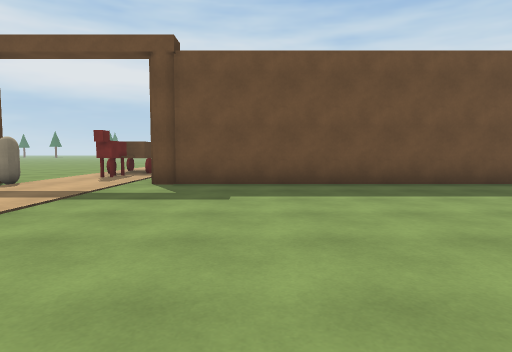
[1] (above)

20 first-person views from a walk through a scene from a Unity 3-D project. The camera is 1.2 m above the floor, tilts 4° down and sees 75° across. The floor is counted in squares, 2 m on a side. Each view is taken from the middle of a square. On the plan, view 1 faces up. The plan holds only what a view shows up to about 10 squares ahead; the rest is blank. The place goes on beyond the plan. The player is left out.

[2]
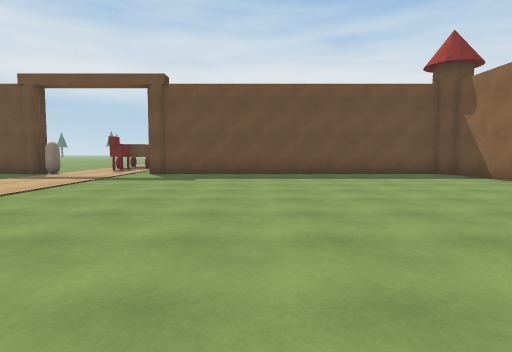

[3]
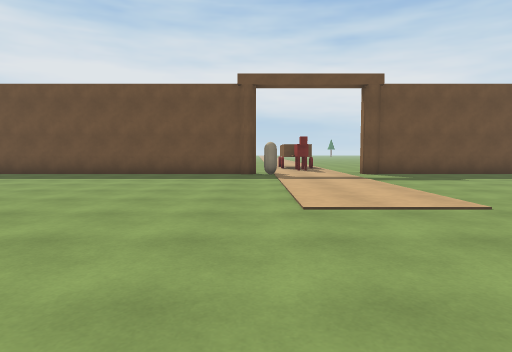

[4]
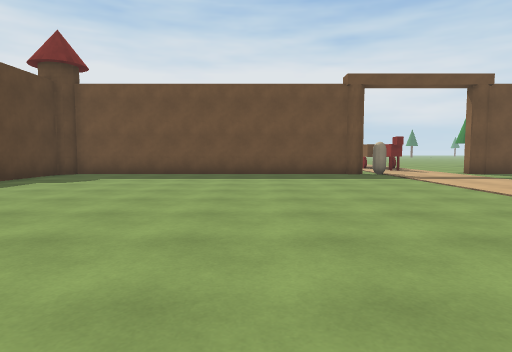

[5]
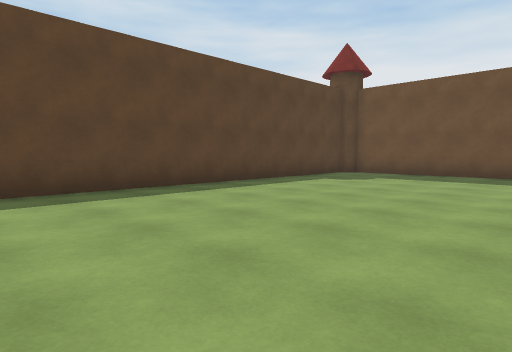

[6]
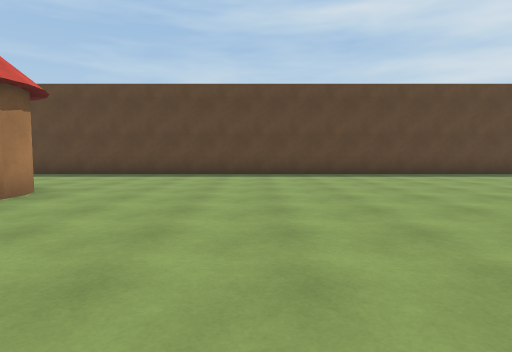

[7]
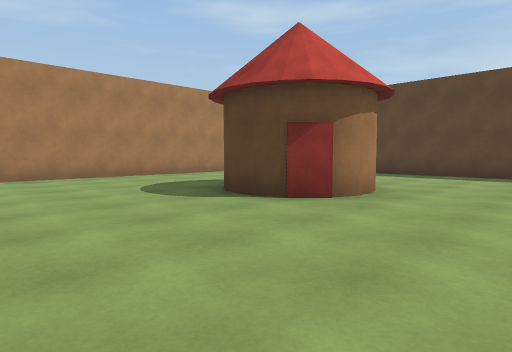

[8]
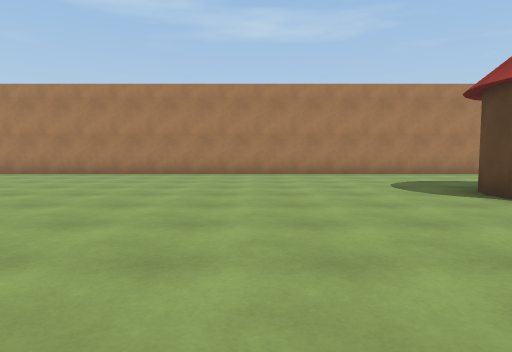

[9]
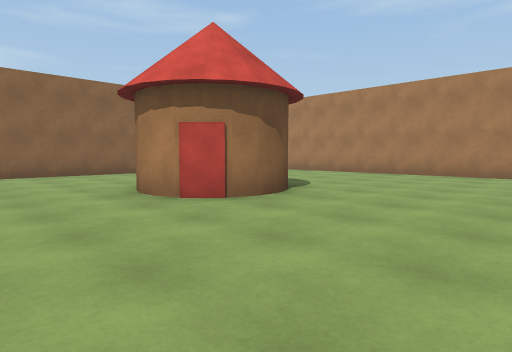

[10]
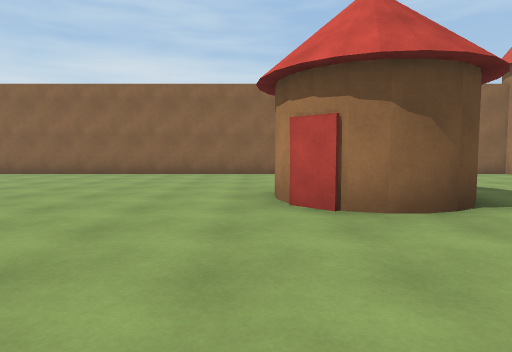

[11]
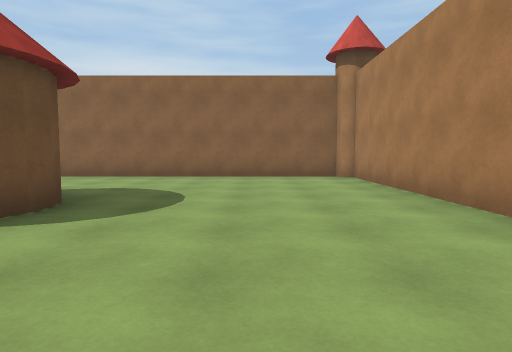

[12]
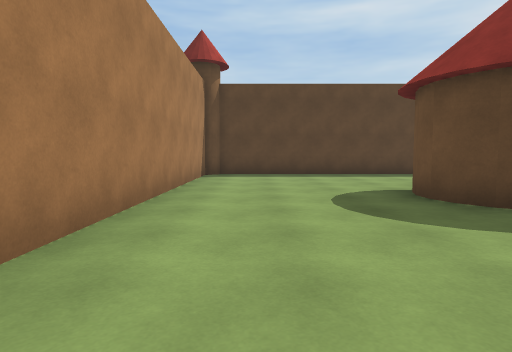

[13]
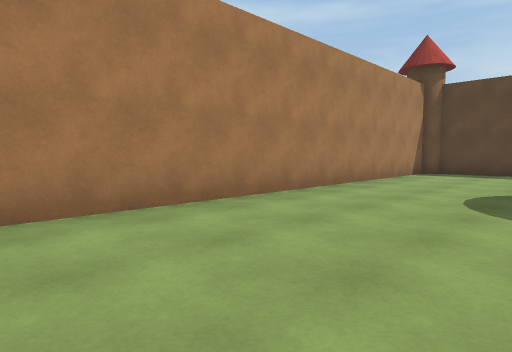

[14]
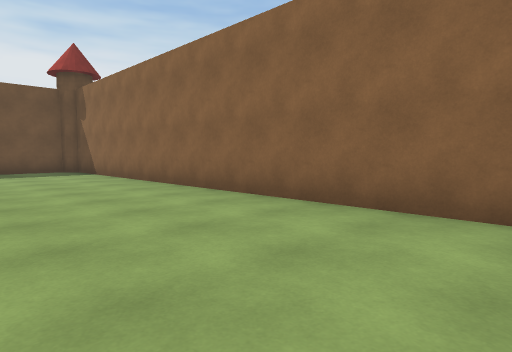

[15]
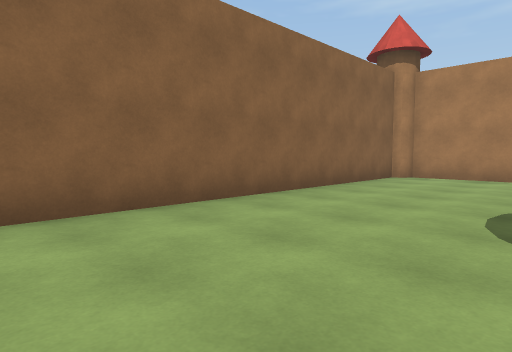

[16]
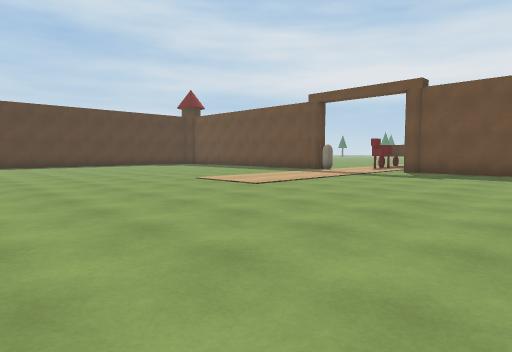

[17]
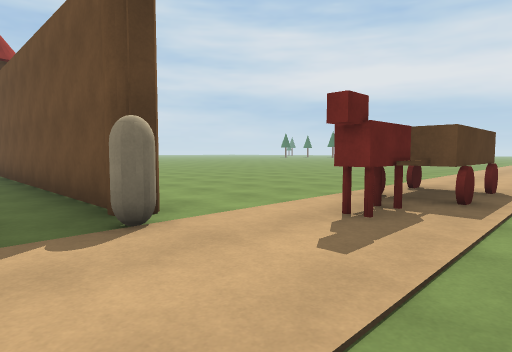

[18]
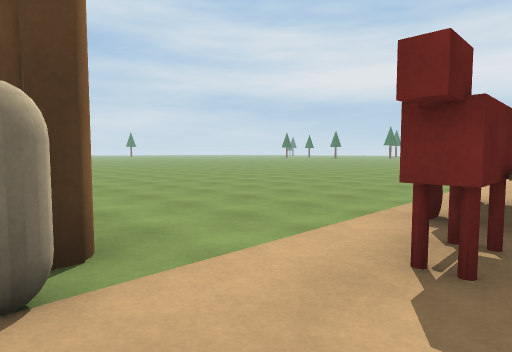

[19]
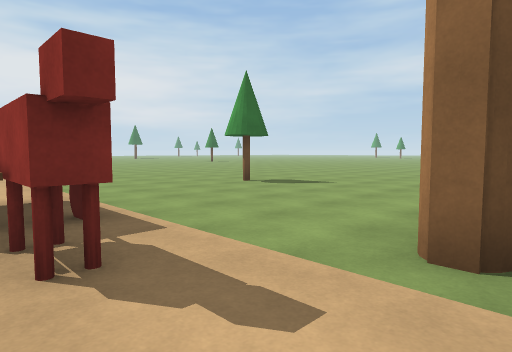

[20]
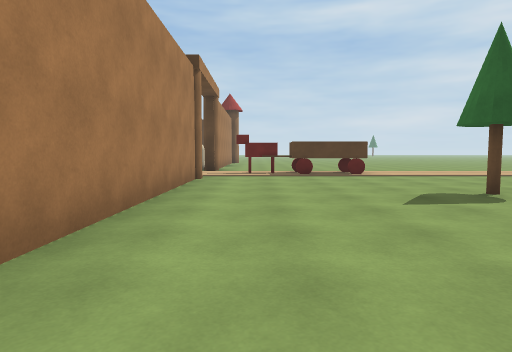

### Floor plan
Points are (right, up) in squares from view 1. A wall is a line through its corners. A room is listed if a view was taken in it or the views show most of it. See-through windows are left out.
Room 1 (views 1, 2, 3, 4, 5, 6, 7, 8, 9, 10, 11, 12, 13, 14, 15, 16, 17, 18, 19, 20)
walls: (1.3, -6.3) (1.7, -6.3) (2.1, -6.4); (0.4, -6.8) (0.8, -6.4); (0.2, -7.5) (0.5, -6.5) (1.5, -6.2); (0.3, -7.9) (0.3, -7.3); (0.4, -8.3) (0.3, -7.7); (2.2, -8.6) (1.7, -8.7) (1.1, -8.7) (0.6, -8.4) (0.4, -8.1); (-1.5, 6.6) (4.2, 6.6); (-7.8, -7.4) (-7.4, -7.7); (-7.3, -8.3) (-7.3, -8.7); (-7.3, -8.9) (-7.7, -9.5); (-8.7, -7.3) (-8.3, -7.3); (-5.4, 6.4) (-13.4, 6.4) (-13.4, -13.4) (6.4, -13.4) (6.4, 6.4) (-2, 6.4); (-9.1, -7.4) (-8.5, -7.2) (-7.5, -7.5) (-7.2, -8.5) (-7.5, -9.5) (-8.5, -9.8); (-7.5, -9.3) (-8.1, -9.7); (-8.3, -9.7) (-8.7, -9.7) (-9.1, -9.6)
objects: other object (-5, 6); other object (-4, 8); other object (-4, 9); other object (-4, 10); other object (-3, 8); other object (-3, 9); other object (-3, 10); other object (-2, 8); other object (6, -14) to (7, -13); other object (6, 6) to (7, 7)

Where each view was taken, in squares from view 1:
view 1: 0 up, 0 right, facing up
view 2: 3 down, 1 right, facing up
view 3: 3 down, 5 left, facing up
view 4: 3 down, 8 left, facing up
view 5: 3 down, 8 left, facing up-left
view 6: 4 down, 4 left, facing left
view 7: 5 down, 4 left, facing down-left
view 8: 4 down, 4 left, facing down
view 9: 4 down, 3 left, facing down-right
view 10: 6 down, 3 left, facing right
view 11: 11 down, 2 left, facing right
view 12: 12 down, 4 left, facing left
view 13: 10 down, 3 left, facing down-left
view 14: 5 down, 3 right, facing up-right
view 15: 5 down, 3 right, facing down-right
view 16: 4 down, 2 right, facing up-left
view 17: 5 up, 2 left, facing up-left
view 18: 6 up, 3 left, facing up-left
view 19: 6 up, 4 left, facing up-right
view 20: 8 up, 6 right, facing left
